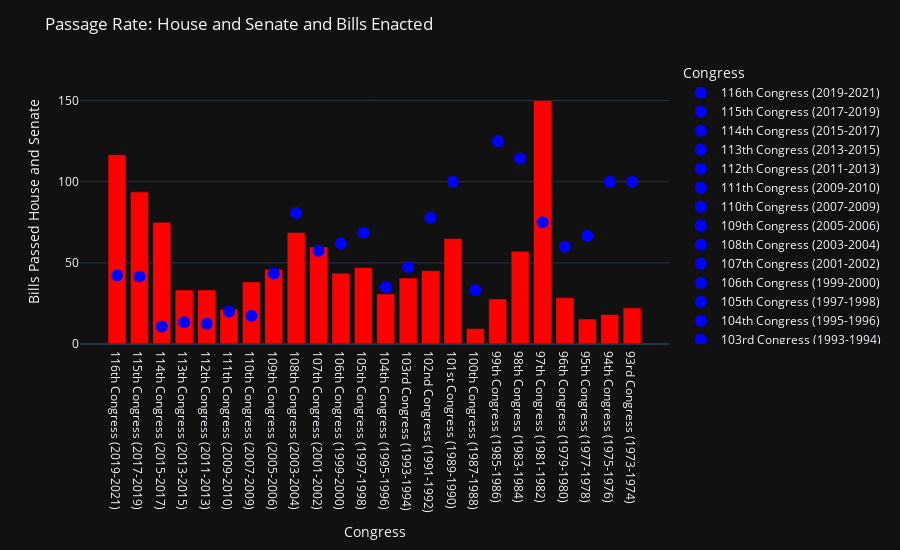

The cell this chart's notebook holds for it:
### Code cell
fig4 = px.scatter(df,
        x=congress,
        y=house_senate_rate,
        color=congress,
        range_y = [0,175],
        hover_data=['passed_house', 'paassed_senate'],
        color_continuous_scale='RdBu'
    )

fig4.update_traces(marker=dict(size=12, color = "blue"))

fig4.add_bar(x = congress, y = senate_enacted_rate, name="Bills Passed", marker=dict(color="red"))
fig4.update_layout(
        title='Passage Rate: House and Senate and Bills Enacted',
        legend_title_text='Congress',
        height=550,
        hovermode='closest',
        xaxis_title = 'Congress',
        yaxis_title = 'Bills Passed House and Senate'
    )
fig4.update_layout(template="plotly_dark")

fig4.show()

### Figure 1 — Plotly figure (JSON) as saved in the notebook; plotly's stock layout.template omitted (floating-point values rounded to 4 significant figures)
{"data": [{"customdata": [[33, 14]], "hovertemplate": "color=116th Congress (2019-2021)<br>x=%{x}<br>y=%{y}<br>passed_house=%{customdata[0]}<br>paassed_senate=%{customdata[1]}<extra></extra>", "legendgroup": "116th Congress (2019-2021)", "marker": {"color": "blue", "size": 12, "symbol": "circle"}, "mode": "markers", "name": "116th Congress (2019-2021)", "orientation": "v", "showlegend": true, "type": "scatter", "x": ["116th Congress (2019-2021)"], "xaxis": "x", "y": [42.42], "yaxis": "y"}, {"customdata": [[36, 15]], "hovertemplate": "color=115th Congress (2017-2019)<br>x=%{x}<br>y=%{y}<br>passed_house=%{customdata[0]}<br>paassed_senate=%{customdata[1]}<extra></extra>", "legendgroup": "115th Congress (2017-2019)", "marker": {"color": "blue", "size": 12, "symbol": "circle"}, "mode": "markers", "name": "115th Congress (2017-2019)", "orientation": "v", "showlegend": true, "type": "scatter", "x": ["115th Congress (2017-2019)"], "xaxis": "x", "y": [41.67], "yaxis": "y"}, {"customdata": [[28, 3]], "hovertemplate": "color=114th Congress (2015-2017)<br>x=%{x}<br>y=%{y}<br>passed_house=%{customdata[0]}<br>paassed_senate=%{customdata[1]}<extra></extra>", "legendgroup": "114th Congress (2015-2017)", "marker": {"color": "blue", "size": 12, "symbol": "circle"}, "mode": "markers", "name": "114th Congress (2015-2017)", "orientation": "v", "showlegend": true, "type": "scatter", "x": ["114th Congress (2015-2017)"], "xaxis": "x", "y": [10.71], "yaxis": "y"}, {"customdata": [[15, 2]], "hovertemplate": "color=113th Congress (2013-2015)<br>x=%{x}<br>y=%{y}<br>passed_house=%{customdata[0]}<br>paassed_senate=%{customdata[1]}<extra></extra>", "legendgroup": "113th Congress (2013-2015)", "marker": {"color": "blue", "size": 12, "symbol": "circle"}, "mode": "markers", "name": "113th Congress (2013-2015)", "orientation": "v", "showlegend": true, "type": "scatter", "x": ["113th Congress (2013-2015)"], "xaxis": "x", "y": [13.33], "yaxis": "y"}, {"customdata": [[8, 1]], "hovertemplate": "color=112th Congress (2011-2013)<br>x=%{x}<br>y=%{y}<br>passed_house=%{customdata[0]}<br>paassed_senate=%{customdata[1]}<extra></extra>", "legendgroup": "112th Congress (2011-2013)", "marker": {"color": "blue", "size": 12, "symbol": "circle"}, "mode": "markers", "name": "112th Congress (2011-2013)", "orientation": "v", "showlegend": true, "type": "scatter", "x": ["112th Congress (2011-2013)"], "xaxis": "x", "y": [12.5], "yaxis": "y"}, {"customdata": [[15, 3]], "hovertemplate": "color=111th Congress (2009-2010)<br>x=%{x}<br>y=%{y}<br>passed_house=%{customdata[0]}<br>paassed_senate=%{customdata[1]}<extra></extra>", "legendgroup": "111th Congress (2009-2010)", "marker": {"color": "blue", "size": 12, "symbol": "circle"}, "mode": "markers", "name": "111th Congress (2009-2010)", "orientation": "v", "showlegend": true, "type": "scatter", "x": ["111th Congress (2009-2010)"], "xaxis": "x", "y": [20], "yaxis": "y"}, {"customdata": [[196, 34]], "hovertemplate": "color=110th Congress (2007-2009)<br>x=%{x}<br>y=%{y}<br>passed_house=%{customdata[0]}<br>paassed_senate=%{customdata[1]}<extra></extra>", "legendgroup": "110th Congress (2007-2009)", "marker": {"color": "blue", "size": 12, "symbol": "circle"}, "mode": "markers", "name": "110th Congress (2007-2009)", "orientation": "v", "showlegend": true, "type": "scatter", "x": ["110th Congress (2007-2009)"], "xaxis": "x", "y": [17.35], "yaxis": "y"}, {"customdata": [[106, 46]], "hovertemplate": "color=109th Congress (2005-2006)<br>x=%{x}<br>y=%{y}<br>passed_house=%{customdata[0]}<br>paassed_senate=%{customdata[1]}<extra></extra>", "legendgroup": "109th Congress (2005-2006)", "marker": {"color": "blue", "size": 12, "symbol": "circle"}, "mode": "markers", "name": "109th Congress (2005-2006)", "orientation": "v", "showlegend": true, "type": "scatter", "x": ["109th Congress (2005-2006)"], "xaxis": "x", "y": [43.4], "yaxis": "y"}, {"customdata": [[109, 88]], "hovertemplate": "color=108th Congress (2003-2004)<br>x=%{x}<br>y=%{y}<br>passed_house=%{customdata[0]}<br>paassed_senate=%{customdata[1]}<extra></extra>", "legendgroup": "108th Congress (2003-2004)", "marker": {"color": "blue", "size": 12, "symbol": "circle"}, "mode": "markers", "name": "108th Congress (2003-2004)", "orientation": "v", "showlegend": true, "type": "scatter", "x": ["108th Congress (2003-2004)"], "xaxis": "x", "y": [80.73], "yaxis": "y"}, {"customdata": [[101, 58]], "hovertemplate": "color=107th Congress (2001-2002)<br>x=%{x}<br>y=%{y}<br>passed_house=%{customdata[0]}<br>paassed_senate=%{customdata[1]}<extra></extra>", "legendgroup": "107th Congress (2001-2002)", "marker": {"color": "blue", "size": 12, "symbol": "circle"}, "mode": "markers", "name": "107th Congress (2001-2002)", "orientation": "v", "showlegend": true, "type": "scatter", "x": ["107th Congress (2001-2002)"], "xaxis": "x", "y": [57.43], "yaxis": "y"}, {"customdata": [[105, 65]], "hovertemplate": "color=106th Congress (1999-2000)<br>x=%{x}<br>y=%{y}<br>passed_house=%{customdata[0]}<br>paassed_senate=%{customdata[1]}<extra></extra>", "legendgroup": "106th Congress (1999-2000)", "marker": {"color": "blue", "size": 12, "symbol": "circle"}, "mode": "markers", "name": "106th Congress (1999-2000)", "orientation": "v", "showlegend": true, "type": "scatter", "x": ["106th Congress (1999-2000)"], "xaxis": "x", "y": [61.9], "yaxis": "y"}, {"customdata": [[86, 59]], "hovertemplate": "color=105th Congress (1997-1998)<br>x=%{x}<br>y=%{y}<br>passed_house=%{customdata[0]}<br>paassed_senate=%{customdata[1]}<extra></extra>", "legendgroup": "105th Congress (1997-1998)", "marker": {"color": "blue", "size": 12, "symbol": "circle"}, "mode": "markers", "name": "105th Congress (1997-1998)", "orientation": "v", "showlegend": true, "type": "scatter", "x": ["105th Congress (1997-1998)"], "xaxis": "x", "y": [68.6], "yaxis": "y"}, {"customdata": [[83, 29]], "hovertemplate": "color=104th Congress (1995-1996)<br>x=%{x}<br>y=%{y}<br>passed_house=%{customdata[0]}<br>paassed_senate=%{customdata[1]}<extra></extra>", "legendgroup": "104th Congress (1995-1996)", "marker": {"color": "blue", "size": 12, "symbol": "circle"}, "mode": "markers", "name": "104th Congress (1995-1996)", "orientation": "v", "showlegend": true, "type": "scatter", "x": ["104th Congress (1995-1996)"], "xaxis": "x", "y": [34.94], "yaxis": "y"}, {"customdata": [[78, 37]], "hovertemplate": "color=103rd Congress (1993-1994)<br>x=%{x}<br>y=%{y}<br>passed_house=%{customdata[0]}<br>paassed_senate=%{customdata[1]}<extra></extra>", "legendgroup": "103rd Congress (1993-1994)", "marker": {"color": "blue", "size": 12, "symbol": "circle"}, "mode": "markers", "name": "103rd Congress (1993-1994)", "orientation": "v", "showlegend": true, "type": "scatter", "x": ["103rd Congress (1993-1994)"], "xaxis": "x", "y": [47.44], "yaxis": "y"}, {"customdata": [[18, 14]], "hovertemplate": "color=102nd Congress (1991-1992)<br>x=%{x}<br>y=%{y}<br>passed_house=%{customdata[0]}<br>paassed_senate=%{customdata[1]}<extra></extra>", "legendgroup": "102nd Congress (1991-1992)", "marker": {"color": "blue", "size": 12, "symbol": "circle"}, "mode": "markers", "name": "102nd Congress (1991-1992)", "orientation": "v", "showlegend": true, "type": "scatter", "x": ["102nd Congress (1991-1992)"], "xaxis": "x", "y": [77.78], "yaxis": "y"}, {"customdata": [[13, 13]], "hovertemplate": "color=101st Congress (1989-1990)<br>x=%{x}<br>y=%{y}<br>passed_house=%{customdata[0]}<br>paassed_senate=%{customdata[1]}<extra></extra>", "legendgroup": "101st Congress (1989-1990)", "marker": {"color": "blue", "size": 12, "symbol": "circle"}, "mode": "markers", "name": "101st Congress (1989-1990)", "orientation": "v", "showlegend": true, "type": "scatter", "x": ["101st Congress (1989-1990)"], "xaxis": "x", "y": [100], "yaxis": "y"}, {"customdata": [[6, 2]], "hovertemplate": "color=100th Congress (1987-1988)<br>x=%{x}<br>y=%{y}<br>passed_house=%{customdata[0]}<br>paassed_senate=%{customdata[1]}<extra></extra>", "legendgroup": "100th Congress (1987-1988)", "marker": {"color": "blue", "size": 12, "symbol": "circle"}, "mode": "markers", "name": "100th Congress (1987-1988)", "orientation": "v", "showlegend": true, "type": "scatter", "x": ["100th Congress (1987-1988)"], "xaxis": "x", "y": [33.33], "yaxis": "y"}, {"customdata": [[4, 5]], "hovertemplate": "color=99th Congress (1985-1986)<br>x=%{x}<br>y=%{y}<br>passed_house=%{customdata[0]}<br>paassed_senate=%{customdata[1]}<extra></extra>", "legendgroup": "99th Congress (1985-1986)", "marker": {"color": "blue", "size": 12, "symbol": "circle"}, "mode": "markers", "name": "99th Congress (1985-1986)", "orientation": "v", "showlegend": true, "type": "scatter", "x": ["99th Congress (1985-1986)"], "xaxis": "x", "y": [125], "yaxis": "y"}, {"customdata": [[7, 8]], "hovertemplate": "color=98th Congress (1983-1984)<br>x=%{x}<br>y=%{y}<br>passed_house=%{customdata[0]}<br>paassed_senate=%{customdata[1]}<extra></extra>", "legendgroup": "98th Congress (1983-1984)", "marker": {"color": "blue", "size": 12, "symbol": "circle"}, "mode": "markers", "name": "98th Congress (1983-1984)", "orientation": "v", "showlegend": true, "type": "scatter", "x": ["98th Congress (1983-1984)"], "xaxis": "x", "y": [114.3], "yaxis": "y"}, {"customdata": [[12, 9]], "hovertemplate": "color=97th Congress (1981-1982)<br>x=%{x}<br>y=%{y}<br>passed_house=%{customdata[0]}<br>paassed_senate=%{customdata[1]}<extra></extra>", "legendgroup": "97th Congress (1981-1982)", "marker": {"color": "blue", "size": 12, "symbol": "circle"}, "mode": "markers", "name": "97th Congress (1981-1982)", "orientation": "v", "showlegend": true, "type": "scatter", "x": ["97th Congress (1981-1982)"], "xaxis": "x", "y": [75], "yaxis": "y"}, {"customdata": [[10, 6]], "hovertemplate": "color=96th Congress (1979-1980)<br>x=%{x}<br>y=%{y}<br>passed_house=%{customdata[0]}<br>paassed_senate=%{customdata[1]}<extra></extra>", "legendgroup": "96th Congress (1979-1980)", "marker": {"color": "blue", "size": 12, "symbol": "circle"}, "mode": "markers", "name": "96th Congress (1979-1980)", "orientation": "v", "showlegend": true, "type": "scatter", "x": ["96th Congress (1979-1980)"], "xaxis": "x", "y": [60], "yaxis": "y"}, {"customdata": [[3, 2]], "hovertemplate": "color=95th Congress (1977-1978)<br>x=%{x}<br>y=%{y}<br>passed_house=%{customdata[0]}<br>paassed_senate=%{customdata[1]}<extra></extra>", "legendgroup": "95th Congress (1977-1978)", "marker": {"color": "blue", "size": 12, "symbol": "circle"}, "mode": "markers", "name": "95th Congress (1977-1978)", "orientation": "v", "showlegend": true, "type": "scatter", "x": ["95th Congress (1977-1978)"], "xaxis": "x", "y": [66.67], "yaxis": "y"}, {"customdata": [[2, 2]], "hovertemplate": "color=94th Congress (1975-1976)<br>x=%{x}<br>y=%{y}<br>passed_house=%{customdata[0]}<br>paassed_senate=%{customdata[1]}<extra></extra>", "legendgroup": "94th Congress (1975-1976)", "marker": {"color": "blue", "size": 12, "symbol": "circle"}, "mode": "markers", "name": "94th Congress (1975-1976)", "orientation": "v", "showlegend": true, "type": "scatter", "x": ["94th Congress (1975-1976)"], "xaxis": "x", "y": [100], "yaxis": "y"}, {"customdata": [[2, 2]], "hovertemplate": "color=93rd Congress (1973-1974)<br>x=%{x}<br>y=%{y}<br>passed_house=%{customdata[0]}<br>paassed_senate=%{customdata[1]}<extra></extra>", "legendgroup": "93rd Congress (1973-1974)", "marker": {"color": "blue", "size": 12, "symbol": "circle"}, "mode": "markers", "name": "93rd Congress (1973-1974)", "orientation": "v", "showlegend": true, "type": "scatter", "x": ["93rd Congress (1973-1974)"], "xaxis": "x", "y": [100], "yaxis": "y"}, {"marker": {"color": "red"}, "name": "Bills Passed", "type": "bar", "x": ["116th Congress (2019-2021)", "115th Congress (2017-2019)", "114th Congress (2015-2017)", "113th Congress (2013-2015)", "112th Congress (2011-2013)", "111th Congress (2009-2010)", "110th Congress (2007-2009)", "109th Congress (2005-2006)", "108th Congress (2003-2004)", "107th Congress (2001-2002)", "106th Congress (1999-2000)", "105th Congress (1997-1998)", "104th Congress (1995-1996)", "103rd Congress (1993-1994)", "102nd Congress (1991-1992)", "101st Congress (1989-1990)", "100th Congress (1987-1988)", "99th Congress (1985-1986)", "98th Congress (1983-1984)", "97th Congress (1981-1982)", "96th Congress (1979-1980)", "95th Congress (1977-1978)", "94th Congress (1975-1976)", "93rd Congress (1973-1974)"], "y": [116.7, 93.75, 75, 33.33, 33.33, 21.43, 38.2, 46, 68.75, 59.79, 43.62, 47.2, 30.85, 40.66, 45.16, 65, 9.524, 27.78, 57.14, 150, 28.57, 15.38, 18.18, 22.22]}], "layout": {"height": 550, "hovermode": "closest", "legend": {"title": {"text": "Congress"}, "tracegroupgap": 0}, "margin": {"t": 60}, "title": {"text": "Passage Rate: House and Senate and Bills Enacted"}, "xaxis": {"anchor": "y", "domain": [0, 1], "title": {"text": "Congress"}}, "yaxis": {"anchor": "x", "domain": [0, 1], "range": [0, 175], "title": {"text": "Bills Passed House and Senate"}}}}
